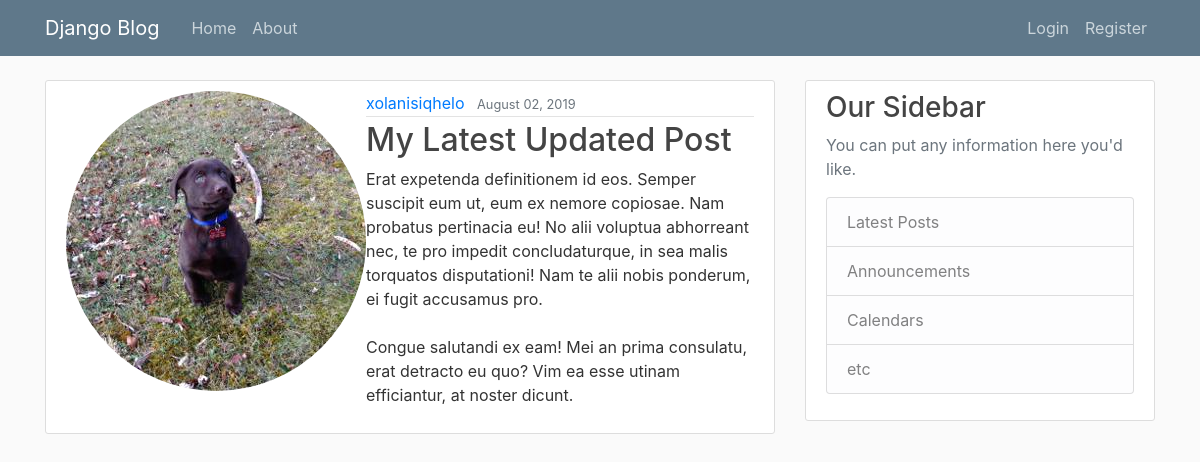
The page /post/26/ on the database its author committed.
### blog/models.py (models this page shows, shortened)
class Post(models.Model):
    title = models.CharField(max_length=100)
    content = models.TextField()
    date_posted = models.DateTimeField(default=timezone.now)
    author = models.ForeignKey(User,on_delete=models.CASCADE)

### users/models.py (models this page shows, shortened)
class Profile(models.Model):
    user = models.OneToOneField(User,on_delete=models.CASCADE)
    image = models.ImageField(default='default.jpg',upload_to='profile_pics')

### blog/views.py (the view)
# urls.py: path('post/<int:pk>/', PostDetailsView.as_view(), name='post-detail'),
class PostDetailsView(DetailView):
    model = Post

### blog/templates/blog/post_detail.html (shortened to what this page needs)
{% extends "blog/base.html"%}
{% block content%}
<article class="media content-section">
  <img class="rounded-circle artitle-img " src="{{post.author.profile.image.url}}"  >
  <div class="media-body">
    <div class="article-metadata">
      <a class="mr-2" href="{% url 'user-posts' object.author.username %}">{{ object.author }}</a>
      <small class="text-muted">{{ object.date_posted|date:"F d, Y " }}</small>
    </div>
    <h2 class="article-title">{{ object.title}}</h2>
    <p class="article-content">{{ object.content }}</p>
  </div>
</article>
{% endblock content%}

### blog/static/blog/main.css (style rules this page uses)
body { background: #fafafa; color: #333333; margin-top: 5rem; }
h1, h2, h3, h4, h5, h6 { color: #444444; }
.content-section { background: #ffffff; padding: 10px 20px; border: 1px solid #dddddd; border-radius: 3px; margin-bottom: 20px; }
.article-title { color: #444444; }
.article-content { white-space: pre-line; }
.article-metadata { padding-bottom: 1px; margin-bottom: 4px; border-bottom: 1px solid #e3e3e3 }

### rows shown on the page
Post: author.profile.image (picture), author "xolanisiqhelo", date_posted "August 02, 2019", title "My Latest Updated Post", content "Erat expetenda definitionem id eos. Semper suscipit eum ut, eum ex nemore copiosae. Nam probatus pertinacia eu! No alii voluptua abhorreant nec, te pro impedit concludaturque, in sea malis torquatos disputationi! Nam te alii nobis ponderum, ei fugit accusamus pro. Congue salutandi ex eam! Mei an prima consulatu, erat detracto eu quo? Vim ea esse utinam efficiantur, at noster dicunt."
